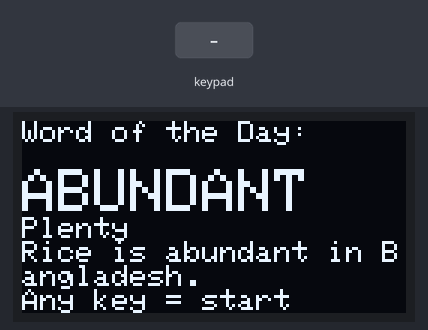
Simulated run of this sketch. Board: ESP32. Shown: 128×64 one-colour display. The test bench sets the inputs (shaded band). Random numbers use the default seed unless the sketch sets one; EEPROM starts erased.

Above: at 0.8 s.
0.9 s: keypad keys 1 3 1 2 1 4 2 7 A pressed 0.4 s apart
At 1.9 s:
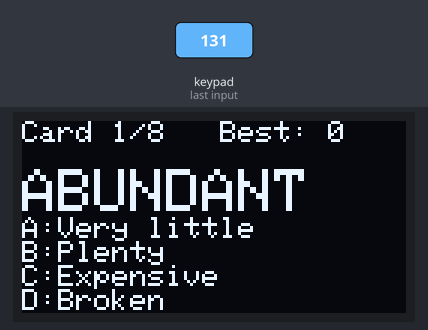
6.0 s: key '1' pressed
At 6.9 s:
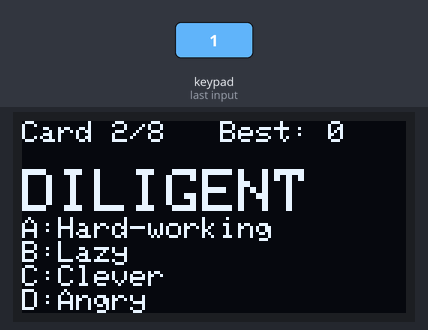
7.5 s: key 'A' pressed
At 8.1 s:
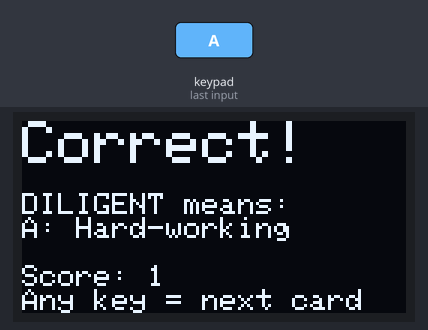
9.0 s: keypad keys 1 3 1 2 1 4 2 7 D pressed 0.4 s apart
At 9.3 s:
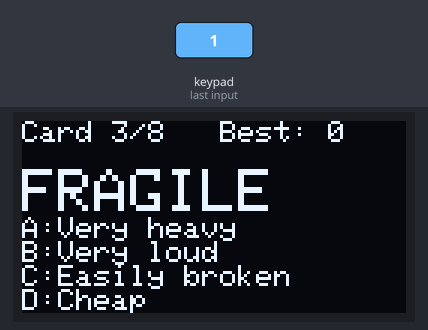
14.1 s: keypad keys 2 6 2 5 3 3 3 2 A pressed 0.4 s apart
At 15.5 s:
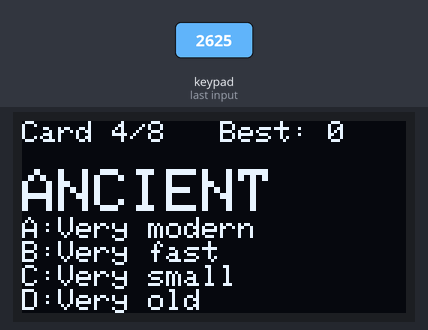
19.2 s: key '2' pressed
At 20.5 s:
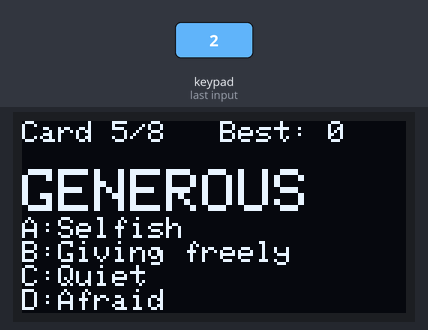
Timing chart, 0 to 21.7 s (numbered marks = the images above; inputs shaded):
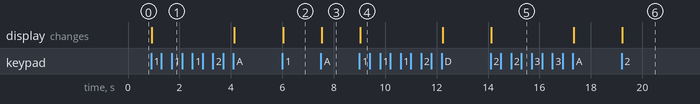

Measured:
- after the input at 0.9 s, the display: changes at once (image 1)
- after the input at 6.0 s, the display: changes at once (image 2)
- after the input at 7.5 s, the display: changes at once (image 3)
- after the input at 9.0 s, the display: changes at once (image 4)
- after the input at 14.1 s, the display: changes at once (image 5)
- after the input at 19.2 s, the display: changes at once (image 6)

The sketch:

C2_Word_Of_The_Day.ino
```cpp
#include <Wire.h>
#include <Adafruit_GFX.h>
#include <Adafruit_SSD1306.h>
#include <Keypad.h>
#include <EEPROM.h>

#define SCREEN_WIDTH 128
#define SCREEN_HEIGHT 64
Adafruit_SSD1306 display(SCREEN_WIDTH, SCREEN_HEIGHT, &Wire, -1);

const byte ROWS = 4;
const byte COLS = 4;
char keys[ROWS][COLS] = {
  {'1','2','3','A'},
  {'4','5','6','B'},
  {'7','8','9','C'},
  {'*','0','#','D'}
};
byte rowPins[ROWS] = {13, 12, 14, 27};
byte colPins[COLS] = {26, 25, 33, 32};
Keypad keypad = Keypad(makeKeymap(keys), rowPins, colPins, ROWS, COLS);

// ---------- NEW: A STRUCT FOR ONE FLASHCARD ----------
struct Flashcard {
  String word;
  String choiceA;
  String choiceB;
  String choiceC;
  String choiceD;
  char correctChoice;     // 'A', 'B', 'C' or 'D'
  String example;         // CHALLENGE 2: a new field - an example sentence
};

// An array of structs: 8 flashcards. Edit them with your own words!
Flashcard cards[8] = {
  {"ABUNDANT", "Very little", "Plenty", "Expensive", "Broken", 'B', "Rice is abundant in Bangladesh."},
  {"DILIGENT", "Hard-working", "Lazy", "Clever", "Angry", 'A', "A diligent student studies daily."},
  {"FRAGILE", "Very heavy", "Very loud", "Easily broken", "Cheap", 'C', "Glass is fragile."},
  {"ANCIENT", "Very modern", "Very fast", "Very small", "Very old", 'D', "Mahasthangarh is ancient."},
  {"GENEROUS", "Selfish", "Giving freely", "Quiet", "Afraid", 'B', "He is generous to the poor."},
  {"RELUCTANT", "Unwilling", "Excited", "Careful", "Famous", 'A', "She was reluctant to go."},
  {"VIVID", "Dull", "Hidden", "Bright, clear", "Wet", 'C', "The sky had vivid colours."},
  {"ACCURATE", "Too late", "Very large", "Noisy", "Exactly right", 'D', "The clock is accurate."}
};
const int TOTAL_CARDS = 8;

int currentCard = 0;
int score = 0;
int bestScore = 0;            // loaded from EEPROM
bool showingResult = false;
bool wasCorrect = false;

void setup() {
  Serial.begin(115200);
  if (!display.begin(SSD1306_SWITCHCAPVCC, 0x3C)) {
    Serial.println("OLED not found");
    while (true);
  }
  EEPROM.begin(4);
  bestScore = EEPROM.read(0);
  if (bestScore > TOTAL_CARDS) bestScore = 0;   // empty EEPROM reads 255
  display.setTextColor(SSD1306_WHITE);
  randomSeed(analogRead(34));
  showWordOfTheDay();                // CHALLENGE 2: first, the word of the day
  while (!keypad.getKey()) { }       // wait for any key
  showQuestion();
}

void loop() {
  char key = keypad.getKey();
  if (!key) return;

  if (showingResult) {          // any key: next card
    goToNextCard();
    return;
  }
  if (key == 'A' || key == 'B' || key == 'C' || key == 'D') {
    checkAnswer(key);
  }
}

// CHALLENGE 2: one random word, its meaning and an example sentence
void showWordOfTheDay() {
  Flashcard card = cards[random(0, TOTAL_CARDS)];
  display.clearDisplay();
  display.setTextSize(1);
  display.setCursor(0, 0);
  display.println("Word of the Day:");
  display.setCursor(0, 16);   // row 16: below the yellow strip
  display.setTextSize(2);
  display.println(card.word);
  display.setTextSize(1);
  display.println(choiceText(card, card.correctChoice));
  display.println(card.example);
  display.setCursor(0, 56);
  display.print("Any key = start");
  display.display();
}

// Returns the text of choice A, B, C or D of a card
String choiceText(Flashcard card, char letter) {
  if (letter == 'A') return card.choiceA;
  if (letter == 'B') return card.choiceB;
  if (letter == 'C') return card.choiceC;
  return card.choiceD;
}

void checkAnswer(char chosen) {
  wasCorrect = (chosen == cards[currentCard].correctChoice);
  if (wasCorrect) {
    score++;
  }
  showingResult = true;
  showResultScreen();
}

void goToNextCard() {
  currentCard++;
  showingResult = false;
  if (currentCard >= TOTAL_CARDS) {   // the quiz is over
    showFinalScore();
    delay(4000);
    currentCard = 0;
    score = 0;
  }
  showQuestion();
}

void showQuestion() {
  Flashcard card = cards[currentCard];   // a copy of the current card
  display.clearDisplay();
  display.setTextSize(1);
  display.setCursor(0, 0);
  display.print("Card ");
  display.print(currentCard + 1);
  display.print("/");
  display.print(TOTAL_CARDS);
  display.print("   Best: ");
  display.println(bestScore);
  display.setCursor(0, 16);   // row 16: below the yellow strip
  display.setTextSize(2);
  display.println(card.word);
  display.setTextSize(1);
  display.print("A:"); display.println(card.choiceA);
  display.print("B:"); display.println(card.choiceB);
  display.print("C:"); display.println(card.choiceC);
  display.print("D:"); display.println(card.choiceD);
  display.display();
}

void showResultScreen() {
  Flashcard card = cards[currentCard];
  display.clearDisplay();
  display.setTextSize(2);
  display.setCursor(0, 0);
  if (wasCorrect) {
    display.println("Correct!");
  } else {
    display.println("Wrong!");
  }
  display.setTextSize(1);
  display.println("");
  display.print(card.word);
  display.println(" means:");
  display.print(card.correctChoice);
  display.print(": ");
  display.println(choiceText(card, card.correctChoice));
  display.println("");
  display.print("Score: ");
  display.println(score);
  display.print("Any key = next card");
  display.display();
}

void showFinalScore() {
  bool newBest = score > bestScore;
  if (newBest) {                      // save the new best score for ever
    bestScore = score;
    EEPROM.write(0, bestScore);
    EEPROM.commit();
  }
  display.clearDisplay();
  display.setTextSize(1);
  display.setCursor(0, 0);
  display.println("Quiz complete!");
  display.println("");
  display.setTextSize(2);
  display.print(score);
  display.print(" / ");
  display.println(TOTAL_CARDS);
  display.setTextSize(1);
  display.println("");
  if (newBest) {
    display.println("NEW BEST SCORE!");
  } else {
    display.print("Best score: ");
    display.println(bestScore);
  }
  display.display();
}
```
